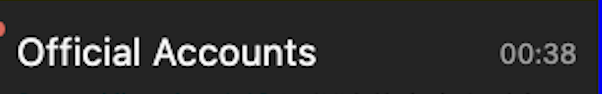
#> input picture WorkingOn/Attempt_Card_NameBoundryDetection_Photo.png, 602 x 94 px, found by its file name
$ python simple_timestamp_detector.py
#> lines starting #> are read from the running program, lines starting #| are printed output that depends on the picture; after the words box and inside, x2 and y2 are one past the last pixel; in counts of white or black regions, pixels touching at a corner belong together
#!/usr/bin/env python3
"""
Simple Timestamp Left Boundary Detection
Uses PIL and numpy for timestamp boundary detection without OpenCV dependency.
"""

import numpy as np
from PIL import Image, ImageDraw, ImageFont
import matplotlib.pyplot as plt
from datetime import datetime

def load_image(image_path):
    """Load image and convert to numpy array."""
    img = Image.open(image_path)
    img_array = np.array(img)
    return img, img_array

def rgb_to_gray(img_array):
    """Convert RGB to grayscale using weighted average."""
    if len(img_array.shape) == 3:
        return np.dot(img_array[...,:3], [0.299, 0.587, 0.114])
    return img_array

def method1_gradient_detection(gray_img):
    """Detect left boundary using horizontal gradient."""
    height, width = gray_img.shape

    # Focus on timestamp area (right 40% of image, top 80 pixels)
    timestamp_region = gray_img[:min(80, height), int(width*0.6):]

    # Calculate horizontal gradients (simple difference)
    grad_x = np.diff(timestamp_region.astype(float), axis=1)

    # Find significant edges (absolute gradient > threshold)
    threshold = np.std(grad_x) * 2

    left_boundaries = []
    for row in range(grad_x.shape[0]):
        edges = np.where(np.abs(grad_x[row]) > threshold)[0]
        if len(edges) > 0:
            # Convert back to full image coordinates
            left_boundaries.append(edges[0] + int(width*0.6))

    if left_boundaries:
        return int(np.median(left_boundaries))
    return None

def method2_color_threshold(img_array):
    """Detect timestamp using color thresholding for grey text."""
    height, width = img_array.shape[:2]

    # Convert to grayscale
    if len(img_array.shape) == 3:
        gray = rgb_to_gray(img_array)
    else:
        gray = img_array

    # Focus on timestamp area
    timestamp_region = gray[:min(80, height), int(width*0.5):]

    # Threshold for grey text (adjust based on image)
    # Grey text typically has values between 100-180
    text_mask = (timestamp_region > 100) & (timestamp_region < 200)

    # Find leftmost text pixel in each row
    left_boundaries = []
    for row in range(text_mask.shape[0]):
        text_pixels = np.where(text_mask[row])[0]
        if len(text_pixels) > 0:
            left_boundaries.append(text_pixels[0] + int(width*0.5))

    if left_boundaries:
        return int(np.median(left_boundaries))
    return None

def method3_intensity_transition(gray_img):
    """Detect boundary based on intensity transitions."""
    height, width = gray_img.shape

    # Focus on timestamp area
    timestamp_region = gray_img[:min(80, height), int(width*0.6):]

    # For each row, find the first significant intensity change
    left_boundaries = []

    for row in range(timestamp_region.shape[0]):
        row_pixels = timestamp_region[row]

        # Look for transitions from dark to light (background to text)
        for col in range(1, len(row_pixels)-1):
            # Check if there's a significant increase in brightness
            if (row_pixels[col] - row_pixels[col-1]) > 30:
                left_boundaries.append(col + int(width*0.6))
                break

    if left_boundaries:
        return int(np.median(left_boundaries))
    return None

def detect_timestamp_boundary(image_path):
    """Main detection function with visualization."""
    img, img_array = load_image(image_path)
#> in load_image, img is the input picture: PIL image 602x94 RGBA; mean R, G, B, A 48.1, 48, 48.9, 255
    gray = rgb_to_gray(img_array)

    # Apply detection methods
    method1_result = method1_gradient_detection(gray)
#> in method1_gradient_detection, `timestamp_region = gray_img[:min(80, height), int(width*0.6):]`:
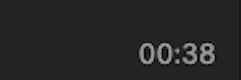
#> timestamp_region: shape (80, 241) float64; min 0, max 162, mean 39.7
#> in method1_gradient_detection, `grad_x = np.diff(timestamp_region.astype(float), axis=1)`:
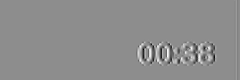
#> grad_x: shape (80, 240) float64; min -113, max 90, mean 0; drawn with min black and max white
#> in method1_gradient_detection, `threshold = np.std(grad_x) * 2`: threshold = 19.48
#> the loop in method1_gradient_detection, `for row in range(grad_x.shape[0]):` made 80 passes
#> edges on pass 43: [142, 144, 150, 160, 162, 166, 168, 187, 188, 205, 208]
#> after the loop in method1_gradient_detection, `for row in range(grad_x.shape[0]):`: left_boundaries = [503, 503, 502, 501, 499, 500, 499, 499, 499, 499, 497, 497, 497, 499, 499, 499, 500, 500, 499, 499, 502, 503]
#> method1_result = 499
    method2_result = method2_color_threshold(img_array)
#> in method2_color_threshold, `timestamp_region = gray[:min(80, height), int(width*0.5):]`:
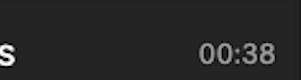
#> timestamp_region: shape (80, 301) float64; min 0, max 255, mean 40.5
#> in method2_color_threshold, `text_mask = (timestamp_region > 100) & (timestamp_region < 200)`:
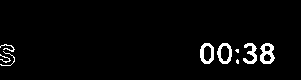
#> text_mask: shape (80, 301) bool; 3.2% white; 9 white regions (2 under 20 px), largest, box (x1, y1, x2, y2) and area: (260, 43, 275, 64) 186, (200, 43, 214, 64) 159, (217, 43, 232, 64) 150
#> after the loop in method2_color_threshold, `for row in range(text_mask.shape[0]):`: left_boundaries = [505, 305, 302, 301, 301, 305, 304, 310, 304, 305, 306, 301, 301, 303, 305, 309, 301, 303, 304, 306, 313, 301, 302]
#> method2_result = 304
    method3_result = method3_intensity_transition(gray)
#> after the loop in method3_intensity_transition, `for row in range(timestamp_region.shape[0]):`: left_boundaries = [506, 504, 503, 502, 501, 501, 501, 500, 500, 500, 500, 500, 500, 500, 500, 500, 501, 501, 501, 502, 503, 504]
#> method3_result = 501

    # Create visualization
    fig, axes = plt.subplots(2, 2, figsize=(15, 10))

    # Original image
    axes[0, 0].imshow(img)
    axes[0, 0].set_title('Original Image', fontweight='bold')
    axes[0, 0].axis('off')

    # Grayscale with method 1
    axes[0, 1].imshow(gray, cmap='gray')
    if method1_result:
        axes[0, 1].axvline(x=method1_result, color='red', linewidth=2,
                          label=f'Gradient: x={method1_result}')
        axes[0, 1].legend()
    axes[0, 1].set_title('Method 1: Gradient Detection', fontweight='bold')
    axes[0, 1].axis('off')

    # Method 2: Color threshold
    axes[1, 0].imshow(img)
    if method2_result:
        axes[1, 0].axvline(x=method2_result, color='green', linewidth=2,
                          label=f'Color: x={method2_result}')
        axes[1, 0].legend()
    axes[1, 0].set_title('Method 2: Color Threshold', fontweight='bold')
    axes[1, 0].axis('off')

    # Combined results
    axes[1, 1].imshow(img)

    results = []
    colors = ['red', 'green', 'blue']
    method_names = ['Gradient', 'Color', 'Intensity']

    for i, (method_result, color, name) in enumerate(zip(
        [method1_result, method2_result, method3_result],
        colors, method_names)):

        if method_result:
            axes[1, 1].axvline(x=method_result, color=color, linewidth=2,
                              alpha=0.7, label=f'{name}: {method_result}')
            results.append((name, method_result))
#> this loop made 3 passes
#> (method_result, color, name) on passes 1 to 3: (499, 'red', 'Gradient'), (304, 'green', 'Color'), (501, 'blue', 'Intensity')
#> after the loop, results = [('Gradient', 499), ('Color', 304), ('Intensity', 501)]

    if results:
        axes[1, 1].legend()
    axes[1, 1].set_title('Combined Results', fontweight='bold')
    axes[1, 1].axis('off')

    plt.tight_layout()

    # Save results
    timestamp = datetime.now().strftime("%Y%m%d_%H%M%S")
    output_path = f"/Users/erli/coding/deepseek_wechat_bot/WorkingOn/{timestamp}_simple_timestamp_detection.png"
    plt.savefig(output_path, dpi=150, bbox_inches='tight')
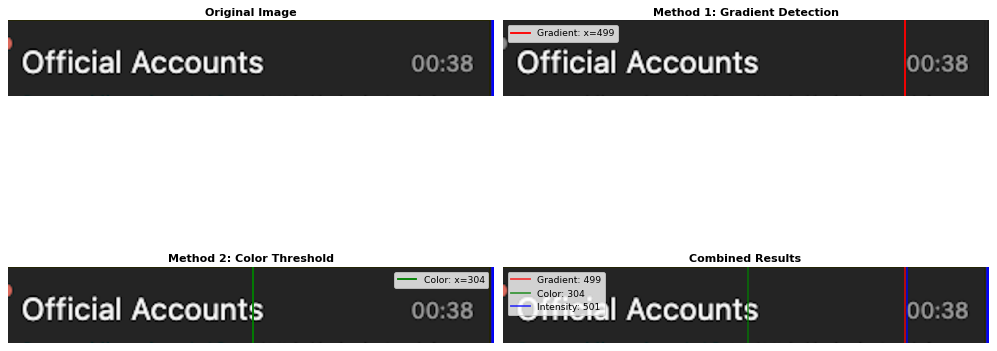
#> figure drawn by matplotlib, 4 panels
    plt.show()

    # Print results
    print("🔍 Timestamp Left Boundary Detection Results:")
    print("=" * 50)

    for method, boundary in results:
        print(f"📍 {method:12} Method: x = {boundary}")
#> this loop made 3 passes
#| 📍 Gradient     Method: x = 499
#| 📍 Color        Method: x = 304
#| 📍 Intensity    Method: x = 501

    if results:
        boundaries = [r[1] for r in results]
#> boundaries = [499, 304, 501]
        avg_boundary = int(np.mean(boundaries))
#> avg_boundary = 434
        std_dev = np.std(boundaries)
#> std_dev = 92.4

        print(f"📊 Average Boundary: x = {avg_boundary}")
#| 📊 Average Boundary: x = 434
        print(f"📈 Standard Deviation: {std_dev:.1f}")
#| 📈 Standard Deviation: 92.4

        # Confidence assessment
        if std_dev < 5:
            confidence = "🎯 High"
        elif std_dev < 15:
            confidence = "⚠️ Medium"
        else:
            confidence = "❌ Low"

        print(f"🔥 Confidence Level: {confidence}")

    print(f"🎨 Visualization saved: {output_path}")

    return results, output_path

if __name__ == "__main__":
    image_path = "/Users/erli/coding/deepseek_wechat_bot/WorkingOn/Attempt_Card_NameBoundryDetection_Photo.png"
    results, output_path = detect_timestamp_boundary(image_path)

$ run again, with WorkingOn/20250906_015533_opencv_timestamp_analysis.png copied over WorkingOn/Attempt_Card_NameBoundryDetection_Photo.png
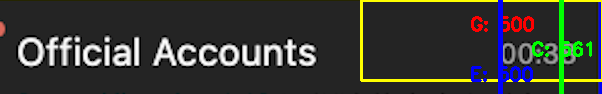
#> input picture WorkingOn/20250906_015533_opencv_timestamp_analysis.png, 602 x 94 px, found by its file name
#> in load_image, img is the input picture: PIL image 602x94 RGB; mean R, G, B 53.8, 55.5, 50.2
#> threshold = 49.02
#> the loop in method1_gradient_detection, `for row in range(grad_x.shape[0]):` made 80 passes
#> edges on passes 1 to 8: [136, 141, 197, 202], [136, 141, 197, 202], [1, 197, 202, 239], [1, 197, 202, 239], [1, 197, 202, 239], [1, 197, 202, 239], [1, 197, 202, 239], [1, 197, 202, 239]
#> after the loop in method1_gradient_detection, `for row in range(grad_x.shape[0]):`: left_boundaries = 80 values, max 497 at index 0, min 362 at index 2, mean 366.7
#> method1_result = 362
#> in method2_color_threshold, `text_mask = (timestamp_region > 100) & (timestamp_region < 200)`:
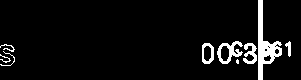
#> text_mask: shape (80, 301) bool; 5.9% white; 9 white regions (1 under 20 px), largest, box (x1, y1, x2, y2) and area: (258, 0, 282, 80) 688, (217, 41, 243, 64) 255, (243, 43, 257, 64) 166
#> after the loop in method2_color_threshold, `for row in range(text_mask.shape[0]):`: left_boundaries = 80 values, max 559 at index 0, min 301 at index 46, mean 487.6
#> method2_result = 559
#> after the loop in method3_intensity_transition, `for row in range(timestamp_region.shape[0]):`: left_boundaries = 80 values, max 559 at index 2, min 471 at index 20, mean 523.6
#> method3_result = 505
#> the loop in detect_timestamp_boundary, `for i, (method_result, color, name) in enumerate(zip( [method1_result,..` made 3 passes
#> (method_result, color, name) on passes 1 to 3: (362, 'red', 'Gradient'), (559, 'green', 'Color'), (505, 'blue', 'Intensity')
#> after the loop in detect_timestamp_boundary, `for i, (method_result, color, name) in enumerate(zip(`: results = [('Gradient', 362), ('Color', 559), ('Intensity', 505)]
#> in detect_timestamp_boundary, `plt.savefig(output_path, dpi=150, bbox_inches='tight')`:
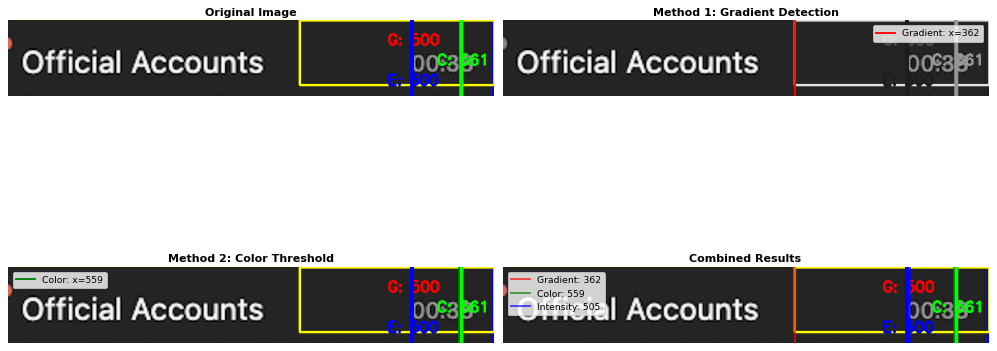
#> figure drawn by matplotlib, 4 panels
#> the loop in detect_timestamp_boundary, `for method, boundary in results:` made 3 passes
#> (printed output is left out)
#> boundaries = [362, 559, 505]
#> avg_boundary = 475
#> std_dev = 83.12
#| 📊 Average Boundary: x = 475
#| 📈 Standard Deviation: 83.1
